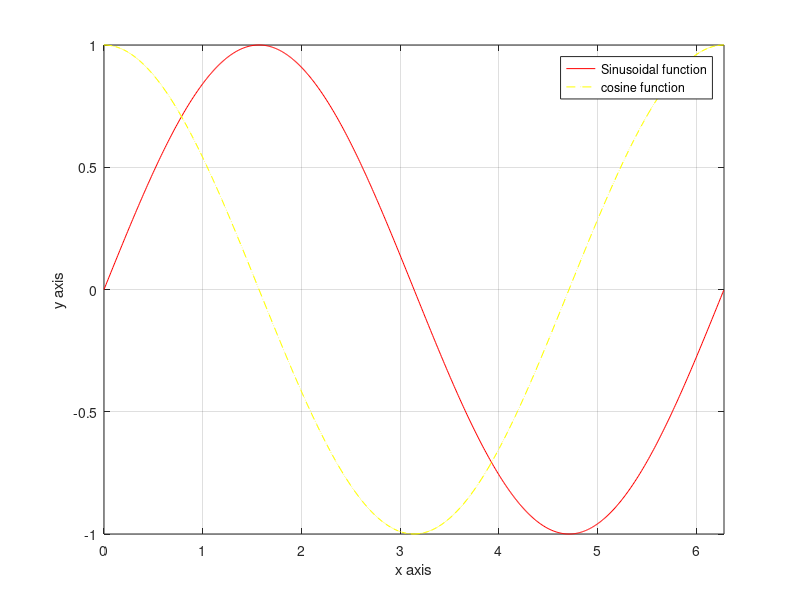

This chart was generated by the following MATLAB code:
x = 0:0.01:2*pi;
y1 = sin(x);
y2 = cos(x);
plot(x,y1,'-r',x,y2,'*--y','MarkerSize',0.1);
grid on;
legend('Sinusoidal function','cosine function');
xlabel('x axis');
ylabel('y axis');
axis([0 2*pi -1 1]);